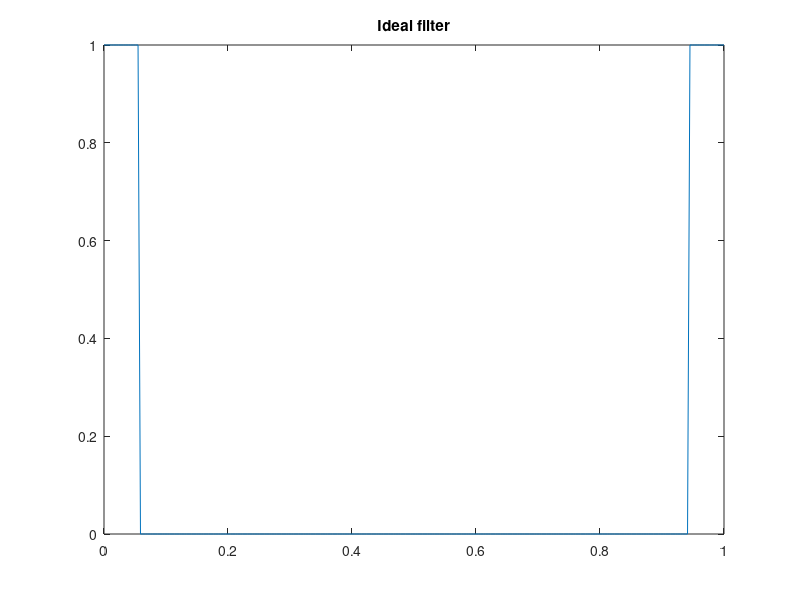
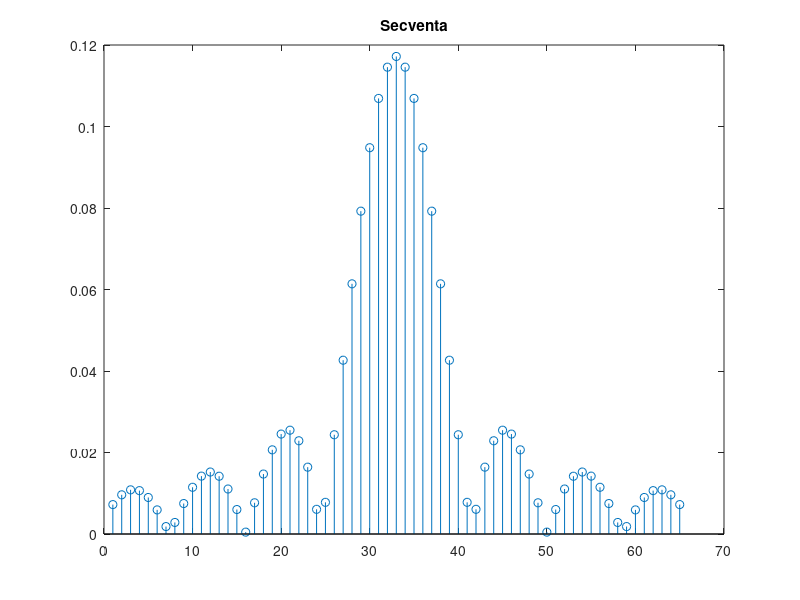
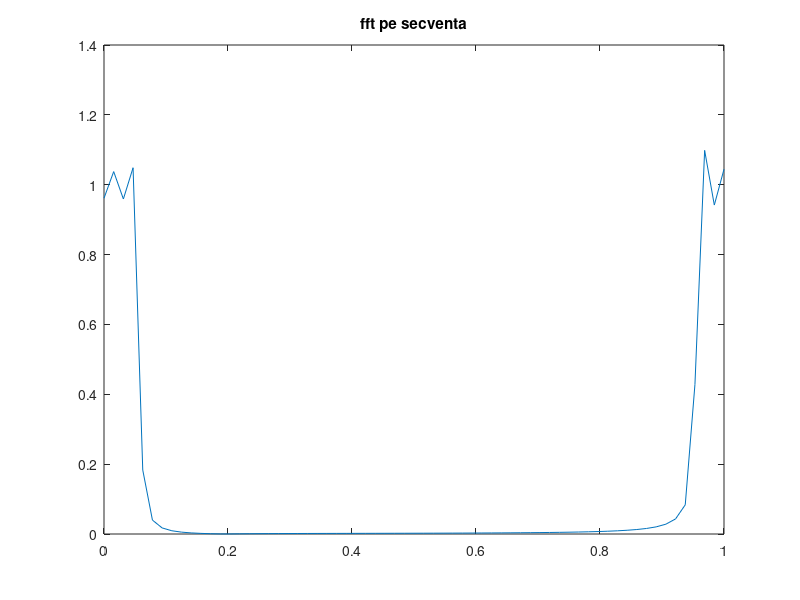
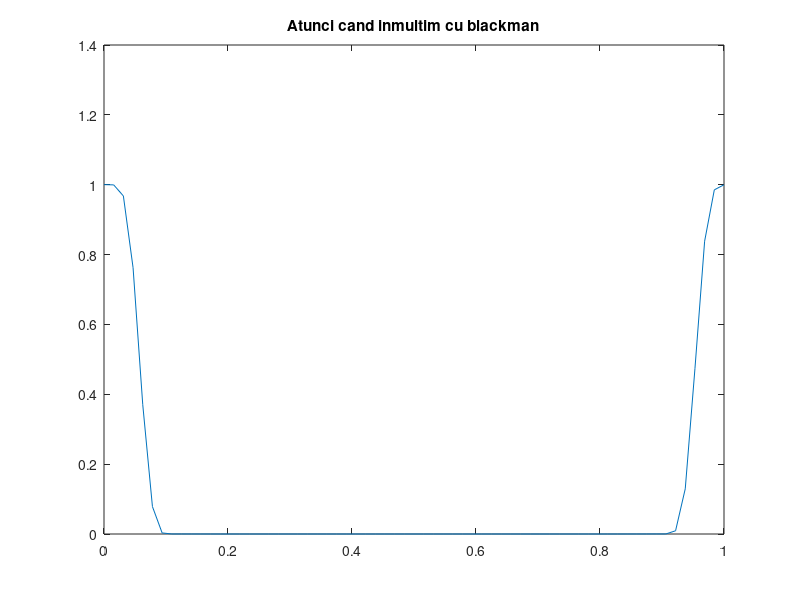

These figures' MATLAB source, in order:
N=256;
sig = zeros(1,N);
fs = N;

for i=1:N/2+1
   if i/N*fs < fs/16
    sig(i) = 1;
   end
end
sig(N/2+1:N) = wrev(sig(1:N/2));

figure(1);
plot(linspace(0,1,256),sig)
title('Ideal filter');

hk = ifftshift(ifft(sig));

for i=1:N
    if hk(i) == max(hk);
        maxelem = i;
    end
end
esantioane = hk(97:161);

figure(2);
stem(abs(esantioane));
title('Secventa');

figure(3);
fftsecventa = fft(esantioane);
plot(linspace(0,1,65),abs(fftsecventa))
title('fft pe secventa')


figure(4);
hk = esantioane .* blackman(65)';
black = fft(hk);
plot(linspace(0,1,65),abs(black))
title('Atunci cand inmultim cu blackman');

N = 64;
f = 3000;
fs = 64000;
ns = 1:N;
sig = sin(2*pi*f*ns/fs);
figure(5);
stem(sig);
hold on;
stem(conv(sig,hk));
title('The filter effects')

hk1 = hk;
hk2 = hk;
seq = [1:65];
hk1 = hk1 .* cos(2*pi*1/4 * seq);  %%fb este 1/4
hk2 = hk2 .* cos(2*pi*1/2*seq);  %%fb este 1/2
figure(6);
plot(linspace(0,1,65),abs(fft(hk1)));
title('Filtru trece-banda');

figure(10);
plot(linspace(0,1,65),abs(fft(hk2)));
title('Filtru trece-sus');

sin1 = sin(2*pi*0.1*ns);
sin2 = sin(2*pi*0.25*ns);
sin3 = sin(2*pi*0.4*ns);

figure(7);
stem(sin1);
hold on;
stem(conv(sin1,hk2));
title('conv sinusoida 0.1');

figure(8);
stem(sin2);
hold on;
stem(conv(sin2,hk2));
title('conv sinusoida 0.25');

figure(9);
stem(sin3);
hold on;
stem(conv(sin3,hk2));
title('conv sinusoida 0.4');

